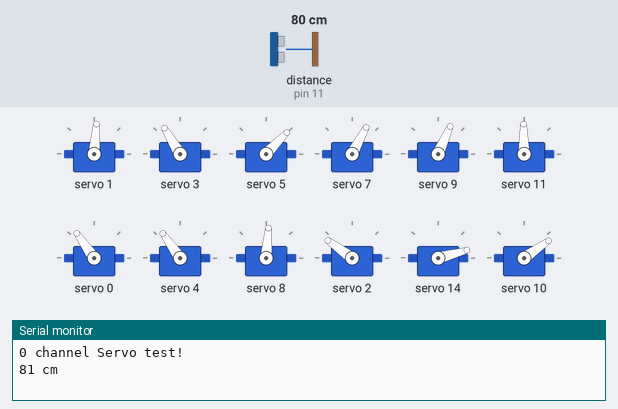
The sketch below on a simulated Arduino Uno, built with avr-gcc and run on an emulated ATmega328P. On the bench: 12 × servo, the last lines printed to the serial monitor. The inputs (shaded band) are chosen by the test bench; at power-on: distance to the obstacle (sensor on pin 11) 80 cm. The echo pulse lasts 58.3 µs per cm.

Above: at 13.5 s.
13.6 s: distance to the obstacle (sensor on pin 11) set to 65 cm
At 14.2 s:
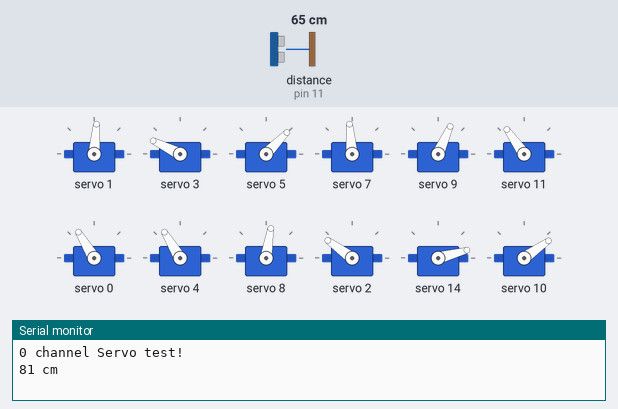
At 16.7 s:
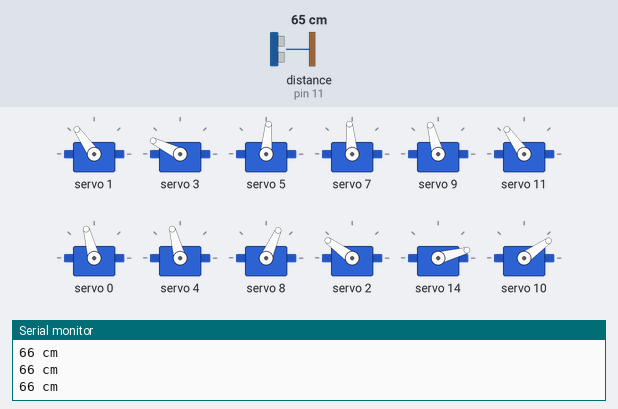
24.9 s: distance to the obstacle (sensor on pin 11) set to 72 cm
At 30.87 s:
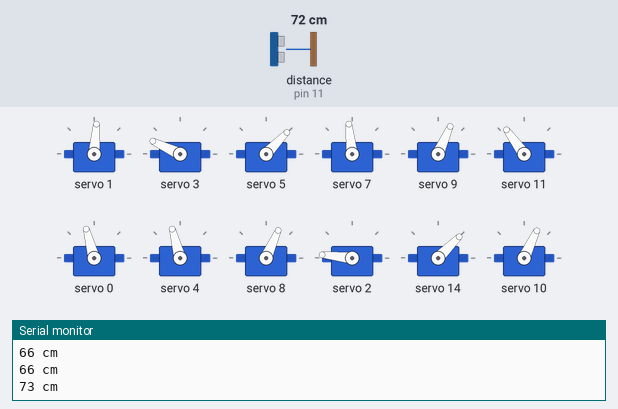
Timing chart, 0 to 42.2 s (numbered marks = the images above; inputs shaded):
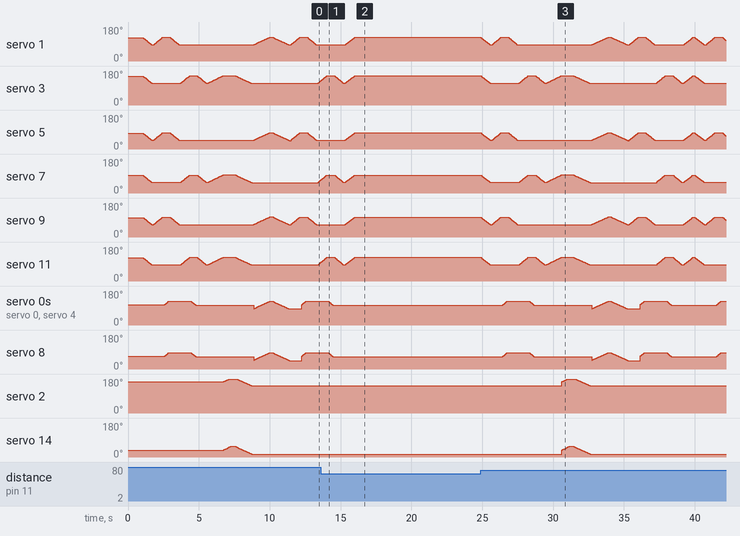

The sketch:

step1metal.ino
```cpp
#include <Wire.h>
#include <Adafruit_PWMServoDriver.h>
#include <NewPing.h>

#define TRIGGER_PIN  12   // piny do czujnika
#define ECHO_PIN     11
#define MAX_DISTANCE 300

Adafruit_PWMServoDriver pwm = Adafruit_PWMServoDriver();

#define SERVOMIN1_1  350 // this is the 'minimum' pulse length count (out of 4096)
#define SERVOMAX1_1  450 // this is the 'maximum' pulse length count (out of 4096)
#define SERVOMIN1_2  350 // this is the 'minimum' pulse length count (out of 4096)
#define SERVOMAX1_2  450 // this is the 'maximum' pulse length count (out of 4096)

#define SERVOMIN2_1  500 // this is the 'minimum' pulse length count (out of 4096)
#define SERVOMAX2_1  600 // this is the 'maximum' pulse length count (out of 4096)
#define SERVOMIN2_2  425 // this is the 'minimum' pulse length count (out of 4096)
#define SERVOMAX2_2  525 // this is the 'maximum' pulse length count (out of 4096)

#define SERVOMIN3_1  350 // this is the 'minimum' pulse length count (out of 4096)
#define SERVOMAX3_1  450 // this is the 'maximum' pulse length count (out of 4096)
#define SERVOMIN3_2  250 // this is the 'minimum' pulse length count (out of 4096)
#define SERVOMAX3_2  350 // this is the 'maximum' pulse length count (out of 4096)

#define SERVOMIN4_1  175 // this is the 'minimum' pulse length count (out of 4096)
#define SERVOMAX4_1  275 // this is the 'maximum' pulse length count (out of 4096)
#define SERVOMIN4_2  275 //!! this is the 'minimum' pulse length count (out of 4096)
#define SERVOMAX4_2  375 //!! this is the 'maximum' pulse length count (out of 4096)

#define SERVOMIN5_1  250 // this is the 'minimum' pulse length count (out of 4096)
#define SERVOMAX5_1  350 // this is the 'maximum' pulse length count (out of 4096)
#define SERVOMIN5_2  300 // this is the 'minimum' pulse length count (out of 4096)
#define SERVOMAX5_2  400 // this is the 'maximum' pulse length count (out of 4096)

#define SERVOMIN6_1  225 // this is the 'minimum' pulse length count (out of 4096)
#define SERVOMAX6_1  325 // this is the 'maximum' pulse length count (out of 4096)
#define SERVOMIN6_2  350 // this is the 'minimum' pulse length count (out of 4096)
#define SERVOMAX6_2  450 // this is the 'maximum' pulse length count (out of 4096)


uint8_t servonum1_1 = 0;
uint8_t servonum1_2 = 1;
uint8_t servonum2_1 = 2;
uint8_t servonum2_2 = 3;
uint8_t servonum3_1 = 4;
uint8_t servonum3_2 = 5;
uint8_t servonum4_1 = 14;
uint8_t servonum4_2 = 7;
uint8_t servonum5_1 = 8;
uint8_t servonum5_2 = 9;
uint8_t servonum6_1 = 10;
uint8_t servonum6_2 = 11;


NewPing sonar(TRIGGER_PIN, ECHO_PIN, MAX_DISTANCE);

uint16_t dist() {
  uint16_t uS = sonar.ping();
  if (uS == 0) {
    Serial.print("MAX: resetting sensor \n");
    pinMode(ECHO_PIN, OUTPUT);
    delay(150);
    digitalWrite(ECHO_PIN, LOW);
    delay(150);
    pinMode(ECHO_PIN, INPUT);
    delay(150);
    return MAX_DISTANCE;
  }
  else {
    return uS / US_ROUNDTRIP_CM;
  }
}

void turn_right(uint16_t v) {
  for (uint16_t pulselen = 0; pulselen < 100; ) {
    pulselen = pulselen + v;

    pwm.setPWM(servonum1_2, 0, SERVOMIN1_2 + pulselen);
    pwm.setPWM(servonum3_2, 0, SERVOMIN3_2 + pulselen);
    pwm.setPWM(servonum5_2, 0, SERVOMIN5_2 + pulselen);

    delay(30);
  }
  delay(100);

  for (uint16_t pulselen = 0; pulselen < 50; ) {
    pulselen = pulselen + v;

    pwm.setPWM(servonum1_1, 0, (SERVOMIN1_1 + SERVOMAX1_1) / 2 + pulselen);
    pwm.setPWM(servonum3_1, 0, (SERVOMIN3_1 + SERVOMAX3_1) / 2 + pulselen);
    pwm.setPWM(servonum5_1, 0, (SERVOMIN5_1 + SERVOMAX5_1) / 2 + pulselen);

    delay(30);
  }
  delay(100);

  for (uint16_t pulselen = 0; pulselen < 100; ) {
    pulselen = pulselen + v;

    pwm.setPWM(servonum1_2, 0, SERVOMAX1_2 - pulselen);
    pwm.setPWM(servonum3_2, 0, SERVOMAX3_2 - pulselen);
    pwm.setPWM(servonum5_2, 0, SERVOMAX5_2 - pulselen);

    delay(30);
  }
  delay(100);

  for (uint16_t pulselen = 0; pulselen < 100; ) {
    pulselen = pulselen + v;

    pwm.setPWM(servonum2_2, 0, SERVOMIN2_2 + pulselen);
    pwm.setPWM(servonum4_2, 0, SERVOMIN4_2 + pulselen);
    pwm.setPWM(servonum6_2, 0, SERVOMIN6_2 + pulselen);

    delay(30);
  }

  delay(100);
  for (uint16_t pulselen = 0; pulselen < 50; ) {
    pulselen = pulselen + v;

    pwm.setPWM(servonum1_1, 0, SERVOMAX1_1 - pulselen);
    pwm.setPWM(servonum3_1, 0, SERVOMAX3_1 - pulselen);
    pwm.setPWM(servonum5_1, 0, SERVOMAX5_1 - pulselen);

    delay(30);
  }

  delay(100);
  for (uint16_t pulselen = 0; pulselen < 100; ) {
    pulselen = pulselen + v;

    pwm.setPWM(servonum2_2, 0, SERVOMAX2_2 - pulselen);
    pwm.setPWM(servonum4_2, 0, SERVOMAX4_2 - pulselen);
    pwm.setPWM(servonum6_2, 0, SERVOMAX6_2 - pulselen);

    delay(30);
  }
}

void turn_left(uint16_t v) {
  for (uint16_t pulselen = 0; pulselen < 100; ) {
    pulselen = pulselen + v;

    pwm.setPWM(servonum1_2, 0, SERVOMIN1_2 + pulselen);
    pwm.setPWM(servonum3_2, 0, SERVOMIN3_2 + pulselen);
    pwm.setPWM(servonum5_2, 0, SERVOMIN5_2 + pulselen);

    delay(30);
  }
  delay(100);

  for (uint16_t pulselen = 0; pulselen < 50; ) {
    pulselen = pulselen + v;

    pwm.setPWM(servonum1_1, 0, (SERVOMIN1_1 + SERVOMAX1_1) / 2 - pulselen);
    pwm.setPWM(servonum3_1, 0, (SERVOMIN3_1 + SERVOMAX3_1) / 2 - pulselen);
    pwm.setPWM(servonum5_1, 0, (SERVOMIN5_1 + SERVOMAX5_1) / 2 - pulselen);

    delay(30);
  }
  delay(100);

  for (uint16_t pulselen = 0; pulselen < 100; ) {
    pulselen = pulselen + v;

    pwm.setPWM(servonum1_2, 0, SERVOMAX1_2 - pulselen);
    pwm.setPWM(servonum3_2, 0, SERVOMAX3_2 - pulselen);
    pwm.setPWM(servonum5_2, 0, SERVOMAX5_2 - pulselen);

    delay(30);
  }
  delay(100);

  for (uint16_t pulselen = 0; pulselen < 100; ) {
    pulselen = pulselen + v;

    pwm.setPWM(servonum2_2, 0, SERVOMIN2_2 + pulselen);
    pwm.setPWM(servonum4_2, 0, SERVOMIN4_2 + pulselen);
    pwm.setPWM(servonum6_2, 0, SERVOMIN6_2 + pulselen);

    delay(30);
  }

  delay(100);
  for (uint16_t pulselen = 0; pulselen < 50; ) {
    pulselen = pulselen + v;

    pwm.setPWM(servonum1_1, 0, SERVOMIN1_1 + pulselen);
    pwm.setPWM(servonum3_1, 0, SERVOMIN3_1 + pulselen);
    pwm.setPWM(servonum5_1, 0, SERVOMIN5_1 + pulselen);

    delay(30);
  }

  delay(100);
  for (uint16_t pulselen = 0; pulselen < 100; ) {
    pulselen = pulselen + v;

    pwm.setPWM(servonum2_2, 0, SERVOMAX2_2 - pulselen);
    pwm.setPWM(servonum4_2, 0, SERVOMAX4_2 - pulselen);
    pwm.setPWM(servonum6_2, 0, SERVOMAX6_2 - pulselen);

    delay(30);
  }
}


void move_up() {
  for (uint16_t pulselen = 0; pulselen < 100; ) {
    pulselen = pulselen + 5;

    pwm.setPWM(servonum1_2, 0, SERVOMAX1_2 - pulselen);
    pwm.setPWM(servonum2_2, 0, SERVOMAX2_2 - pulselen);
    pwm.setPWM(servonum3_2, 0, SERVOMAX3_2 - pulselen);
    pwm.setPWM(servonum4_2, 0, SERVOMAX4_2 - pulselen);
    pwm.setPWM(servonum5_2, 0, SERVOMAX5_2 - pulselen);
    pwm.setPWM(servonum6_2, 0, SERVOMAX6_2 - pulselen);

    delay(30);
  }
}

void move_down() {
  for (uint16_t pulselen = 0; pulselen < 100; ) {
    pulselen = pulselen + 5;

    pwm.setPWM(servonum1_2, 0, SERVOMIN1_2 + pulselen);
    pwm.setPWM(servonum2_2, 0, SERVOMIN2_2 + pulselen);
    pwm.setPWM(servonum3_2, 0, SERVOMIN3_2 + pulselen);
    pwm.setPWM(servonum4_2, 0, SERVOMIN4_2 + pulselen);
    pwm.setPWM(servonum5_2, 0, SERVOMIN5_2 + pulselen);
    pwm.setPWM(servonum6_2, 0, SERVOMIN6_2 + pulselen);

    delay(30);
  }
}

void step_a(uint16_t v) {

  for (uint16_t pulselen = 0; pulselen < 100; ) {
    pulselen = pulselen + v;

    pwm.setPWM(servonum2_2, 0, SERVOMIN2_2 + pulselen);
    pwm.setPWM(servonum4_2, 0, SERVOMIN4_2 + pulselen);
    pwm.setPWM(servonum6_2, 0, SERVOMIN6_2 + pulselen);

    delay(30);
  }

  for (uint16_t pulselen = 0; pulselen < 50; ) {
    pulselen = pulselen + v;

    pwm.setPWM(servonum2_1, 0, (SERVOMIN2_1+SERVOMAX2_1)/2 + pulselen);
    pwm.setPWM(servonum4_1, 0, (SERVOMIN4_1+SERVOMAX4_1)/2 + pulselen);
    pwm.setPWM(servonum6_1, 0, (SERVOMIN6_1+SERVOMAX6_1)/2 + pulselen);
    delay(30);
  }
  delay(100);


  delay(200);

  for (uint16_t pulselen = 0; pulselen < 100; ) {
    pulselen = pulselen + v;

    pwm.setPWM(servonum2_1, 0, SERVOMAX2_1 - pulselen);
    pwm.setPWM(servonum2_2, 0, SERVOMAX2_2 - pulselen);
    pwm.setPWM(servonum4_1, 0, SERVOMAX4_1 - pulselen);
    pwm.setPWM(servonum4_2, 0, SERVOMAX4_2 - pulselen);
    pwm.setPWM(servonum6_1, 0, SERVOMAX6_1 - pulselen);
    pwm.setPWM(servonum6_2, 0, SERVOMAX6_2 - pulselen);

    delay(30);
  }
}

void step_b(uint16_t v) {
  for (uint16_t pulselen = 0; pulselen < 100; ) {
    pulselen = pulselen + v;

    pwm.setPWM(servonum1_1, 0, SERVOMIN1_1 + pulselen);
    pwm.setPWM(servonum1_2, 0, SERVOMIN1_2 + pulselen);
    pwm.setPWM(servonum3_1, 0, SERVOMIN3_1 + pulselen);
    pwm.setPWM(servonum3_2, 0, SERVOMIN3_2 + pulselen);
    pwm.setPWM(servonum5_1, 0, SERVOMIN5_1 + pulselen);
    pwm.setPWM(servonum5_2, 0, SERVOMIN5_2 + pulselen);

    delay(30);
  }
  delay(200);

  for (uint16_t pulselen = 0; pulselen < 100; ) {
    pulselen = pulselen + v;

    pwm.setPWM(servonum1_1, 0, SERVOMAX1_1 - pulselen);
    pwm.setPWM(servonum1_2, 0, SERVOMAX1_2 - pulselen);
    pwm.setPWM(servonum3_1, 0, SERVOMAX3_1 - pulselen);
    pwm.setPWM(servonum3_2, 0, SERVOMAX3_2 - pulselen);
    pwm.setPWM(servonum5_1, 0, SERVOMAX5_1 - pulselen);
    pwm.setPWM(servonum5_2, 0, SERVOMAX5_2 - pulselen);

    delay(30);
  }
}

void setup() {
  Serial.begin(9600);
  Serial.println("0 channel Servo test!");

  pwm.begin();

  pwm.setPWMFreq(60);  // Analog servos run at ~60 Hz updates
  delay(20);
  delay(1000);
}

void loop() {
  uint16_t distance = dist();
  Serial.print(distance);
  Serial.print(" cm \n");
  if (distance > 70) {
    move_up();
    delay(100);
    turn_right(5);
    delay(100);
    step_a(3);
    delay(100);
    step_b(3);
    delay(100);
    turn_right(5);
    delay(100);
    move_down();
    delay(100);
  }
}
```

Measured:
- the behaviour switches between 69 and 70 cm on distance to the obstacle (sensor on pin 11) (found by bisection; images 2 and 3)
- after the input at 13.6 s, servo 1: goes on until 16.0 s, then stays 125°; servo 5: goes on until 16.0 s, then stays 85°; servo 9: goes on until 16.0 s, then stays 105°; servo 0, servo 4: goes on until 14.5 s, then stays 105°; servo 8: goes on until 14.5 s, then stays 66°
- after the input at 24.9 s, servo 2: rises from 144° to 180° in 0.39 s, then falls to 144° in 1.6 s; servo 14: rises from 15° to 56° in 0.52 s, then falls to 15° in 1.5 s; servo 10: rises from 35° to 76° in 0.52 s, then falls to 35° in 1.5 s
- by itself, servo 2: rises from 165° to 180° in 0.35 s, then falls to 144° in 1.6 s
- by itself, servo 14: rises from 37° to 56° in 0.48 s, then falls to 15° in 1.5 s
- by itself, servo 10: rises from 57° to 76° in 0.48 s, then falls to 35° in 1.5 s
